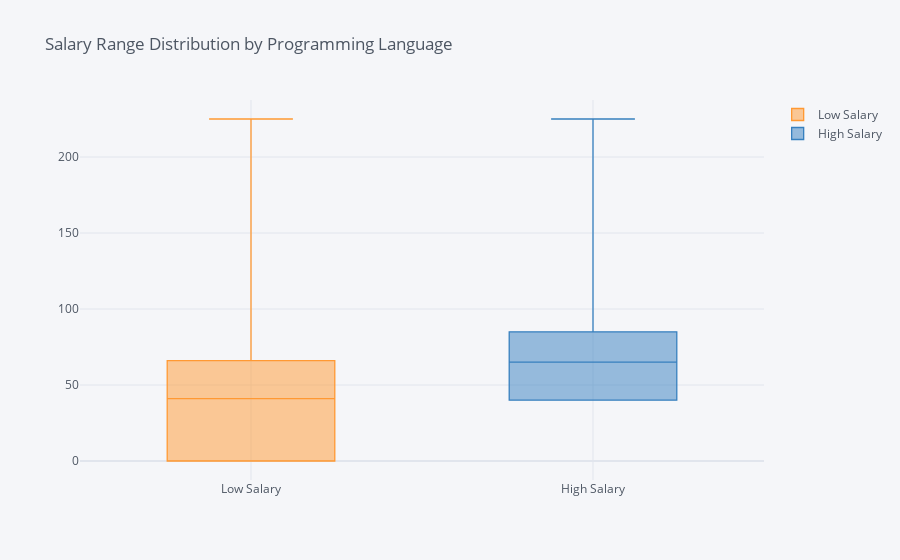

Here is the notebook cell this chart was saved with:
### Code cell
df_modified_with_salary['Salary Range'] = df_modified_with_salary['Salary Range'].astype(str)
df_modified_with_salary['Low Salary'] = df_modified_with_salary['Low Salary'].astype(float)
df_modified_with_salary['High Salary'] = df_modified_with_salary['High Salary'].astype(float)
df_modified_with_salary[['Low Salary', 'High Salary']].iplot(kind='box', title='Salary Range Distribution by Programming Language')

### Figure 1 — Plotly figure (JSON) as saved in the notebook; plotly's stock layout.template omitted (floating-point values rounded to 4 significant figures; data arrays with more than 128 entries replaced by an {"elided": "..."} marker saying what was removed)
{"data": [{"boxpoints": false, "line": {"width": 1.3}, "marker": {"color": "rgba(255, 153, 51, 1.0)"}, "name": "Low Salary", "orientation": "v", "type": "box", "y": {"elided": "616 int values"}}, {"boxpoints": false, "line": {"width": 1.3}, "marker": {"color": "rgba(55, 128, 191, 1.0)"}, "name": "High Salary", "orientation": "v", "type": "box", "y": {"elided": "616 int values"}}], "layout": {"legend": {"bgcolor": "#F5F6F9", "font": {"color": "#4D5663"}}, "paper_bgcolor": "#F5F6F9", "plot_bgcolor": "#F5F6F9", "title": {"font": {"color": "#4D5663"}, "text": "Salary Range Distribution by Programming Language"}, "xaxis": {"gridcolor": "#E1E5ED", "showgrid": true, "tickfont": {"color": "#4D5663"}, "title": {"font": {"color": "#4D5663"}, "text": ""}, "zerolinecolor": "#E1E5ED"}, "yaxis": {"gridcolor": "#E1E5ED", "showgrid": true, "tickfont": {"color": "#4D5663"}, "title": {"font": {"color": "#4D5663"}, "text": ""}, "zerolinecolor": "#E1E5ED"}}}
